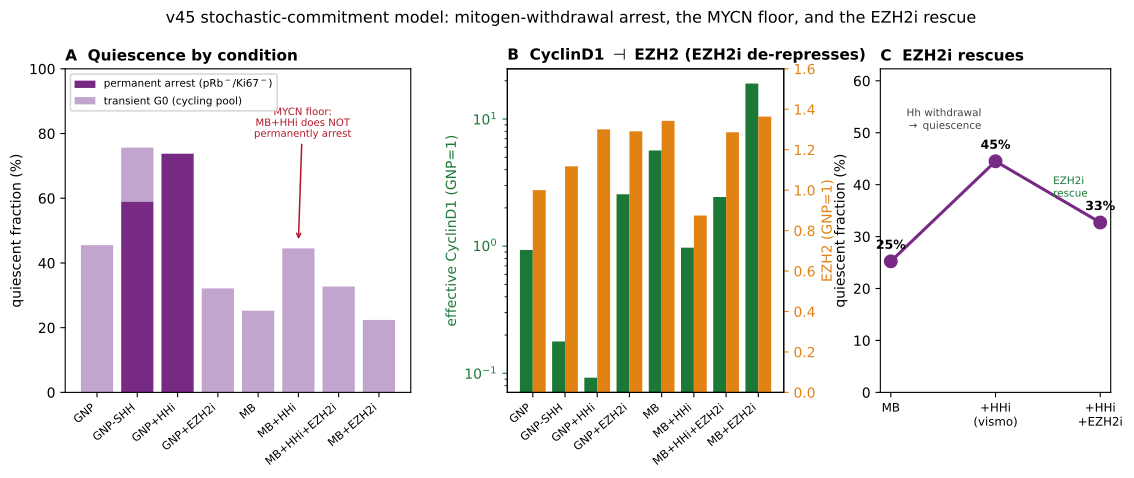

This figure's Python source:
"""v45 Figure -- the population rescue + the MYCN floor (the headline result).

Drives the v45 stochastic-commitment ensemble with the v44 Gli/MYCN CyclinD1 drive per condition;
EZH2 represses CyclinD1 INSIDE v45. Panels:
  (A) Quiescent fraction by condition, split into PERMANENT arrest (pRb-/Ki67- exit) vs transient G0.
      Shows Hh-withdrawal raises quiescence, EZH2i rescues, and the MYCN floor (MB+HHi does NOT
      permanently arrest while GNP+HHi does).
  (B) Effective CyclinD1 (cycle-mean) and EZH2 (relative) by condition -- EZH2 represses CyclinD1,
      EZH2i de-represses (the rescue mechanism).
  (C) The rescue arc: MB -> MB+HHi -> MB+HHi+EZH2i quiescent%.

Run:  ./venv/bin/python simulations/fig_v45_rescue.py
"""
import sys, os
sys.path.insert(0, os.path.dirname(os.path.dirname(os.path.abspath(__file__))))
import numpy as np
import matplotlib.pyplot as plt
sys.path.insert(0, os.path.dirname(os.path.abspath(__file__)))
import v45_stochastic_commitment as v45

N = 400
ORDER = ['GNP', 'GNP-SHH', 'GNP+HHi', 'GNP+EZH2i', 'MB', 'MB+HHi', 'MB+HHi+EZH2i', 'MB+EZH2i']


def summarize(name):
    drive, ezh2i = v45.condition_drive(name)
    cells, st = v45.ensemble(drive, EZH2i=ezh2i, N=N, return_stats=True)
    arr = st['arrest_frac']
    cf, _ = v45.count_fractions(cells) if cells else ({}, None)
    ez = v45.ezh2_stats(cells) if cells else {'mean': np.nan, 'cd_mean': np.nan}
    g0 = cf.get('G0', 0.0)
    return dict(drive=drive, arrest=100 * arr, transG0=(1 - arr) * g0,
                quiesc=100 * arr + (1 - arr) * g0, cd=ez['cd_mean'], ezh2=ez['mean'])


print("running v45 ensembles per condition ...")
S = {n: summarize(n) for n in ORDER}
gE = S['GNP']['ezh2']

fig = plt.figure(figsize=(13.5, 4.2))
gs = fig.add_gridspec(1, 3, width_ratios=[1.5, 1.2, 1.0], wspace=0.34)

# ---- (A) quiescent fraction: permanent arrest + transient G0 ----
axA = fig.add_subplot(gs[0])
x = np.arange(len(ORDER))
arr = np.array([S[n]['arrest'] for n in ORDER])
tg0 = np.array([S[n]['transG0'] for n in ORDER])
axA.bar(x, arr, color='#762A83', label='permanent arrest (pRb$^-$/Ki67$^-$)')
axA.bar(x, tg0, bottom=arr, color='#C2A5CF', label='transient G0 (cycling pool)')
axA.set_xticks(x); axA.set_xticklabels(ORDER, rotation=40, ha='right', fontsize=8)
axA.set_ylabel('quiescent fraction (%)'); axA.set_ylim(0, 100)
axA.set_title('A  Quiescence by condition', loc='left', fontweight='bold', fontsize=11)
axA.legend(fontsize=7.5, loc='upper left', framealpha=0.9)
# MYCN-floor annotation: GNP+HHi arrests, MB+HHi does not
gi, mi = ORDER.index('GNP+HHi'), ORDER.index('MB+HHi')
axA.annotate('MYCN floor:\nMB+HHi does NOT\npermanently arrest',
             xy=(mi, tg0[mi] + 2), xytext=(mi + 0.1, 88), fontsize=7.3, color='#B2182B',
             ha='center', va='top', arrowprops=dict(arrowstyle='->', color='#B2182B', lw=1.1))

# ---- (B) effective CyclinD1 + EZH2 (relative) ----
axB = fig.add_subplot(gs[1])
cd = np.array([S[n]['cd'] for n in ORDER])
ezrel = np.array([S[n]['ezh2'] / gE for n in ORDER])
axB.bar(x - 0.2, cd, width=0.4, color='#1B7837', label='CyclinD1 (cycle-mean, eff.)')
axB.set_xticks(x); axB.set_xticklabels(ORDER, rotation=40, ha='right', fontsize=8)
axB.set_ylabel('effective CyclinD1 (GNP=1)', color='#1B7837')
axB.set_yscale('log'); axB.tick_params(axis='y', colors='#1B7837')
axBt = axB.twinx()
axBt.bar(x + 0.2, ezrel, width=0.4, color='#E08214', label='EZH2 (rel. to GNP)')
axBt.set_ylabel('EZH2 (GNP=1)', color='#E08214'); axBt.tick_params(axis='y', colors='#E08214')
axBt.set_ylim(0, 1.6)
axB.set_title('B  CyclinD1 $\\dashv$ EZH2 (EZH2i de-represses)', loc='left', fontweight='bold', fontsize=11)

# ---- (C) the rescue arc ----
axC = fig.add_subplot(gs[2])
arc = ['MB', 'MB+HHi', 'MB+HHi+EZH2i']
yq = [S[n]['quiesc'] for n in arc]
axC.plot(range(3), yq, '-o', color='#762A83', lw=2.2, ms=9)
for i, (n, y) in enumerate(zip(arc, yq)):
    axC.annotate(f'{y:.0f}%', (i, y), textcoords='offset points', xytext=(0, 9),
                 ha='center', fontsize=9, fontweight='bold')
axC.set_xticks(range(3)); axC.set_xticklabels(['MB', '+HHi\n(vismo)', '+HHi\n+EZH2i'], fontsize=8.5)
axC.set_ylabel('quiescent fraction (%)'); axC.set_ylim(0, max(yq) * 1.4)
axC.set_title('C  EZH2i rescues', loc='left', fontweight='bold', fontsize=11)
axC.annotate('Hh withdrawal\n$\\to$ quiescence', xy=(1, yq[1]), xytext=(0.15, yq[1] + 6),
             fontsize=7.5, color='#444')
axC.annotate('EZH2i\nrescue', xy=(2, yq[2]), xytext=(1.55, yq[2] + 5), fontsize=7.5, color='#1B7837')

fig.suptitle('v45 stochastic-commitment model: mitogen-withdrawal arrest, the MYCN floor, and the EZH2i rescue',
             fontsize=11.5, y=1.02)
fig.savefig('simulations/fig_v45_rescue.png', dpi=170, bbox_inches='tight')
fig.savefig('simulations/fig_v45_rescue.pdf', bbox_inches='tight')
print('wrote simulations/fig_v45_rescue.{png,pdf}')
for n in ORDER:
    s = S[n]
    print(f'  {n:16s} arrest {s["arrest"]:4.0f}%  quiesc {s["quiesc"]:4.0f}%  Cd_eff {s["cd"]:5.2f}  EZH2rel {s["ezh2"]/gE:.2f}')
